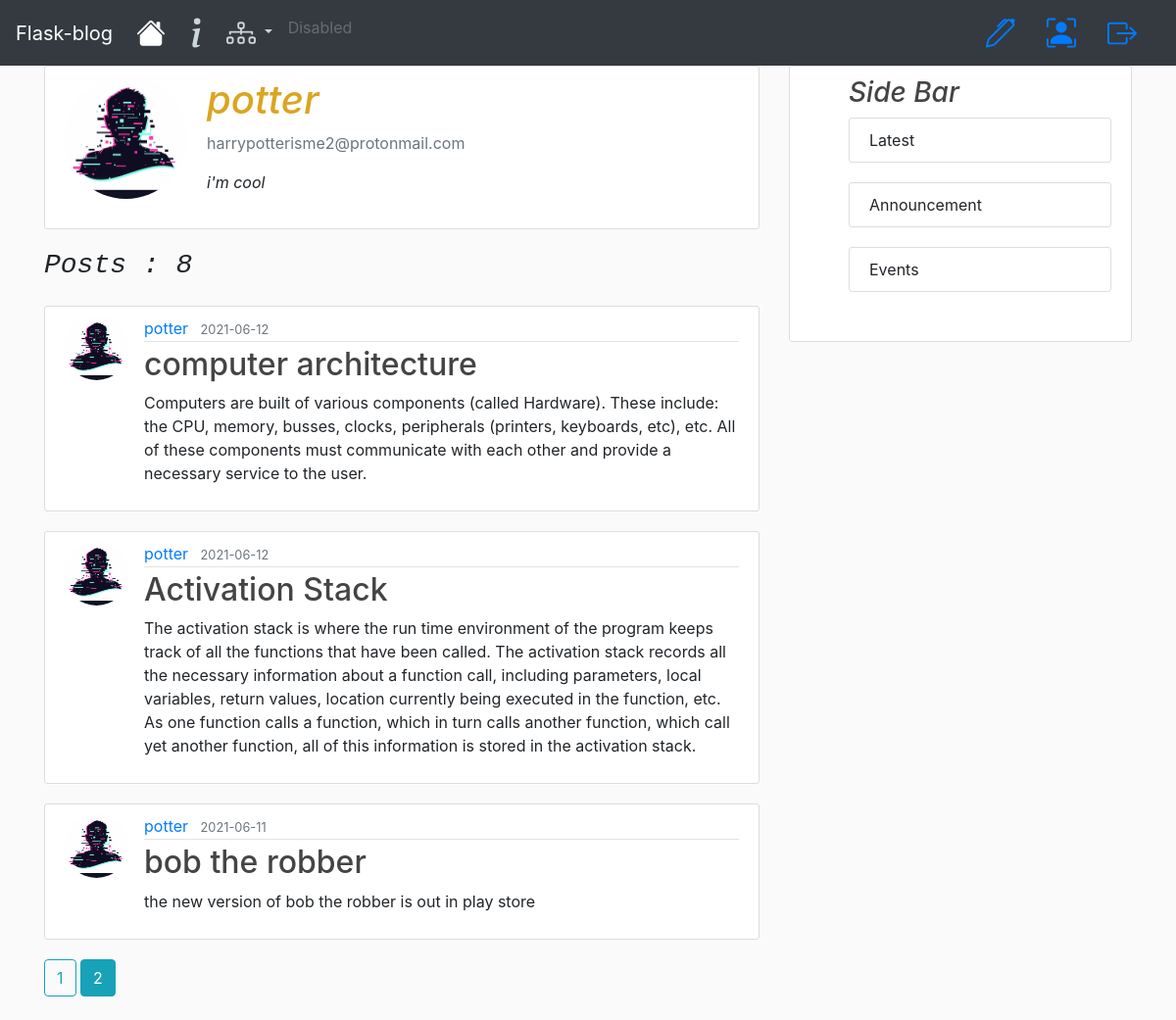
The page /account/potter?page=2 (signed in) on the database its author committed.
### flask_blog/models.py (models this page shows, shortened)
class User(db.Model, UserMixin):
    id = db.Column(db.Integer, primary_key=True)
    username = db.Column(db.String(20), unique=True, nullable=False)
    email = db.Column(db.String(120), unique=True, nullable=False)
    image_file = db.Column(db.String(20), nullable=False, default='default.png')
    password = db.Column(db.String(60), nullable=False)
    posts = db.relationship('Post', backref='author', lazy=False)

class Post(db.Model):
    id = db.Column(db.Integer, primary_key=True)
    title = db.Column(db.String(100), nullable=False)
    date_posted = db.Column(db.DateTime, nullable=False, default=datetime.utcnow)
    content = db.Column(db.Text, nullable=False)
    user_id = db.Column(db.Integer, db.ForeignKey('user.id'), nullable=False)

### flask_blog/users/routes.py (the view)
@users.route('/account/<string:username>', methods=['GET', 'POST'])
@login_required
def account(username):
    posts, user = user_posts(username)
    form = UpdateAccountForm()
    if form.validate_on_submit():
        current_user.username = form.username.data
        current_user.email = form.email.data
        if form.picture.data:
            picture_file = save_picture(form.picture.data)
            current_user.image_file = picture_file
        db.session.commit()
        flash('your account has been updated!', 'success')
        return redirect(url_for('users.account',
            username=current_user.username))
    elif request.method == 'GET':
        form.username.data = current_user.username
        form.email.data = current_user.email
    image_file = url_for('static',
     filename='profile_pics/' + user.image_file)
    return render_template('account.html', title='account',
         image_file=image_file, form=form, posts=posts, user=user)

### flask_blog/models.py (called while the page is built)
@login_manager.user_loader
def load_user(user_id):
    return User.query.get(int(user_id))

### flask_blog/users/routes.py (called while the page is built)
def user_posts(username):
    page = request.args.get('page', 1, type=int)
    user = User.query.filter_by(username=username).first_or_404()
    posts = Post.query.filter_by(author=user)\
        .order_by(Post.date_posted.desc())\
        .paginate(page=page, per_page=5)
    return (posts, user)

### flask_blog/templates/account.html (shortened to what this page needs)
{% extends 'layout.html' %}
{% block content %}
	<div class="content-section">
		<div class="media">
			<img class="rounded-circle account-img" src="{{ image_file }}">
			<div class="media-body">
				<h2 class="account-heading"><em style="color: goldenrod;">{{ user.username }}</em></h2>
				<p class="text-secondary">{{ user.email }}</p>
				<p><em>i'm cool</em></p>
			</div>
		</div>
	</div>
	<h2 class="mb-4"><em><pre>Posts : {{ posts.total }}</pre></em></h2>
	{% for post in posts.items %}
		<article class="media content-section">
			<img class="rounded-circle article-img" src="{{ url_for('static', filename='profile_pics/'+ post.author.image_file) }}">
			<div class="media-body">
				<div class="article-metadata">
					<a href="#" class="mr-2">{{post.author.username}}</a>
					<small class='text-muted'>{{post.date_posted.strftime('%Y-%m-%d')}}</small>
				</div>
				<h2><a class="article-title" href="{{ url_for('posts.post', post_id=post.id) }}">{{post.title}}</a></h2>
				<p class="article-content">{{post.content}}</p>
			</div>
		</article>
	{% endfor %}
	{% for page_num in posts.iter_pages(left_edge=1, right_edge=1, left_current=1, right_current=2) %}
		{% if page_num %}
			{% if posts.page == page_num %}
				<a class="btn btn-info mb-4" href="{{url_for('users.account', username=user.username, page=page_num)}}">{{ page_num }}</a>
			{% else %}
				<a class="btn btn-outline-info mb-4" href="{{url_for('users.account',username=user.username,  page=page_num)}}">{{ page_num }}</a>
			{% endif %}
		{% else %}
			...
		{% endif %}
	{% endfor %}
{% endblock content %}

### flask_blog/static/main.css (style rules this page uses)
body { background: #fafafa;, color: #333333; margin-top: 5 rem; }
h1,h2,h3,h4,h5,h6 { color: #444444; }
.content-section { background: #ffffff; padding: 10px 20px; border: 1px solid #dddddd; border-radius: 3px; margin-bottom: 20px; }
.article-title { color: #444444; }
.article-content { white-space: pre-line; }
.article-img { height: 65px; width: 65px; margin-right: 16px; }
.article-metadata { padding-bottom: 1px; margin-bottom: 4px; border-bottom: 1px solid #e3e3e3; }
.account-img { height: 125px; width: 125px; margin-right: 20px; margin-bottom: 20px; }
.account-heading { font-size: 2.5rem; }

### rows shown on the page
User: username "potter", email "harrypotterisme2@protonmail.com"
Post: image_file (placeholder picture), author.username "potter", date_posted "2021-06-12", title "computer architecture", content "Computers are built of various components (called Hardware). These include: the CPU, memory, busses, clocks, peripherals (printers, keyboards, etc), etc. All of these components must communicate with each other and provide a necessary service to the user."
Post: image_file (placeholder picture), author.username "potter", date_posted "2021-06-12", title "Activation Stack", content "The activation stack is where the run time environment of the program keeps track of all the functions that have been called. The activation stack records all the necessary information about a function call, including parameters, local variables, return values, location currently being executed in the function, etc. As one function calls a function, which in turn calls another function, which call yet another function, all of this information is stored in the activation stack."
Post: image_file (placeholder picture), author.username "potter", date_posted "2021-06-11", title "bob the robber", content "the new version of bob the robber is out in play store"

### other values the page prints
{{ posts.total }} "8"
{{ page_num }} "1"
{{ page_num }} "2"
